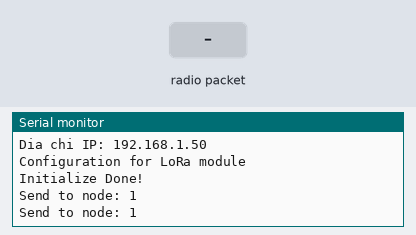
Bench run of a sketch on a simulated ESP32. Shown: the last lines printed to the serial monitor. The inputs (shaded band) are chosen by the test bench. WiFi joins after 1.5 s; servers stay silent unless stated; no radio packets arrive unless stated.

Above: at 2.7 s.
2.8 s: radio packet "home123456" arrives
At 5.8 s:
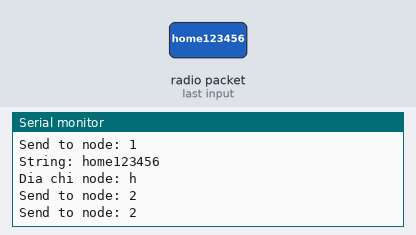
5.9 s: radio packet "1" arrives
At 7.92 s:
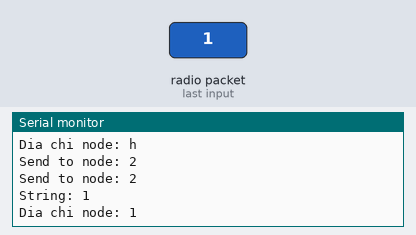

The sketch:

Gateway.ino
```cpp
#include <WiFi.h>
#include <Ethernet.h>
#include <WiFiClient.h>
#include <LoRa.h>
#include <SPI.h>
#include "String.h"

// SPI Lora
#define LORA_RST      14
#define LORA_SS       18
#define LORA_MOSI     27
#define LORA_MISO     19
#define LORA_SCK      5
#define LORA_DIO0     26

int freq = 2400;
int channel = 0;
int id_temp = 1;
char ctrl_device[10];
char ctrl_device_temp[10];

unsigned int id[10];
String  stringData;
String  tstr;
char    node_data[20];
char    node_id[10];
char    temp[10];
char    humi[10];
char    soil[10];
char    relay_1[10];
char    relay_2[10];

#ifndef STASSID
#define STASSID   "NOkia_X6"
//#define STASSID   "DRK"
#define STAPSK    "35354935qq"
//#define STAPSK   "home123456"
#endif

const char* ssid      = STASSID;
const char* password  = STAPSK;

const   char*         host = "tvkhanh.000webhostapp.com";
const   uint16_t      port = 80;

WiFiClient client;

void setup()
{
    Serial.begin(115200);

    // Ket noi voi WiFi
    Serial.print("Dang ket noi voi WiFi:");
    Serial.println(ssid);
    WiFi.begin(ssid, password);

    while (WiFi.status() != WL_CONNECTED)
    {
        delay(500);
        Serial.println(".");
    }
    Serial.println("Da ket noi voi WiFi");
    Serial.print("Dia chi IP: ");
    Serial.println(WiFi.localIP());

    LoRa.setPins(LORA_SS, LORA_RST, LORA_DIO0);
    if(!LoRa.begin(434E6))
    {
      Serial.println("Connect to LoRa Failed!");
      while(1);
    }
    Serial.println("Configuration for LoRa module");
    LoRa.setSpreadingFactor(10);
    LoRa.setSignalBandwidth(125E3);
    LoRa.setCodingRate4(5);
    LoRa.setPreambleLength(10);
    LoRa.enableCrc();
    Serial.println("Initialize Done!");
}

void loop()
{
 //Send id to node
 Serial.print("Send to node: ");
 Serial.println(id_temp);
 LoRa.beginPacket();
 LoRa.print(id_temp);
 LoRa.endPacket();
 delay(1000);
  //Nhan du lieu tu node
  int packetSize = LoRa.parsePacket();
  if(packetSize)
  {
    while (LoRa.available())
    {
      stringData = LoRa.readString();
      Serial.print("String: ");
      Serial.println(stringData);
    }

    //Cat chuoi stringData
    stringData.toCharArray(node_data, 20);

    strncpy(node_id, node_data +0, 1);
    node_id[1] = '\0';
    Serial.print("Dia chi node: ");
    Serial.println(node_id[0]);
    id[0] = node_id[0] - 48;

    strncpy(temp, node_data + 1, 4);
    temp[4] = '\0';

    strncpy(humi, node_data + 5, 4);
    humi[4] = '\0';

    strncpy(soil, node_data +9, 5);
    soil[5] = '\0';

    strncpy(relay_1, node_data + 14, 3);
    relay_1[3] = '\0';

    strncpy(relay_2, node_data + 17, 3);
    relay_2[3] = '\0';

    switch (id[0])
    {
      case 1:
      send2node_1(temp, humi, soil, relay_1, relay_2);
      break;

      case 2:
      send2node_2(temp, humi, soil, relay_1, relay_2);
      break;
    }
    id_temp += 1;
    if(id_temp == 3)
    {
      id_temp = 1;
    }
  }
}


void send2node_1(String temp, String humi, String soil, String relay_1, String relay_2)
{
    if (client.connect(host, port))
    {
        String httpData = "/node_1/write_data.php?temp=" + String(temp) + "&humi=" + String(humi) +
        "&soil=" + String(soil) + "&relay_1=" + String(relay_1) + "&relay_2=" + String(relay_2) ;

        client.print(String("GET ") + httpData + " HTTP/1.1\r\n" + "Host: " + host + "\r\n" + "Connection: Close\r\n\r\n");
    }
    else
    {
        Serial.println("Ket noi voi may chu that bai");
        return;
    }
}

void send2node_2(String temp, String humi, String soil, String relay_1, String relay_2)
{
    if (client.connect(host, port))
    {
        String httpData = "/node_2/write_data.php?temp=" + String(temp) + "&humi=" + String(humi) +
        "&soil=" + String(soil) + "&relay_1=" + String(relay_1) + "&relay_2=" + String(relay_2) ;

        client.print(String("GET ") + httpData + " HTTP/1.1\r\n" + "Host: " + host + "\r\n" + "Connection: Close\r\n\r\n");
    }
    else
    {
        Serial.println("Ket noi voi may chu that bai");
        return;
    }
}

/*
void call_data(String node)
{
  if(client.connect(host,port))
  {
    String httpData = "/get_relay_node.php?node=" + String(node);
    client.print(String("GET ") + httpData + " HTTP/1.1\r\n" + "Host: " + host + "\r\n" + "Connection: Close\r\n\r\n");
  }
  else
  {
    Serial.println("Ket noi voi may chu that bai!");
    return;
  }
}
 */
```

Measured:
- after the input at 2.8 s, the serial monitor: prints a new line after 1.8 s (image 1)
- after the input at 5.9 s, the serial monitor: prints a new line after 1.9 s (image 2)
